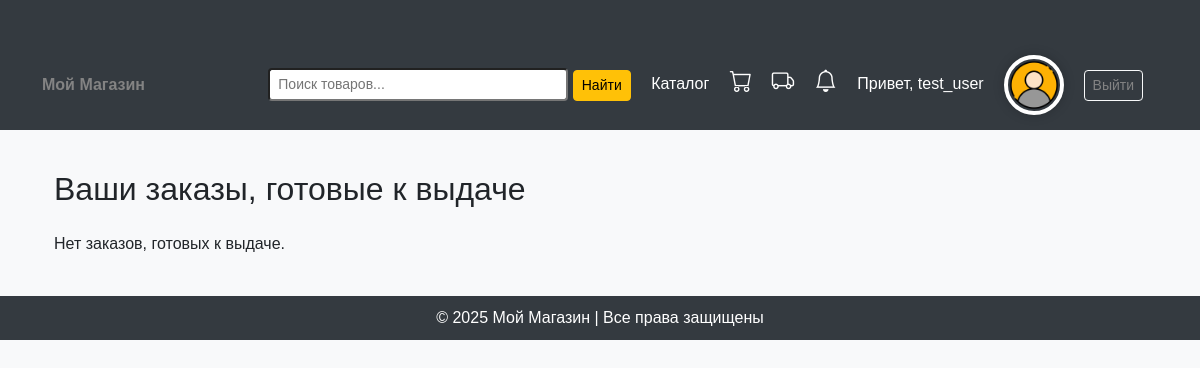
The app's page /accounts/purchases/ (signed in), older data.
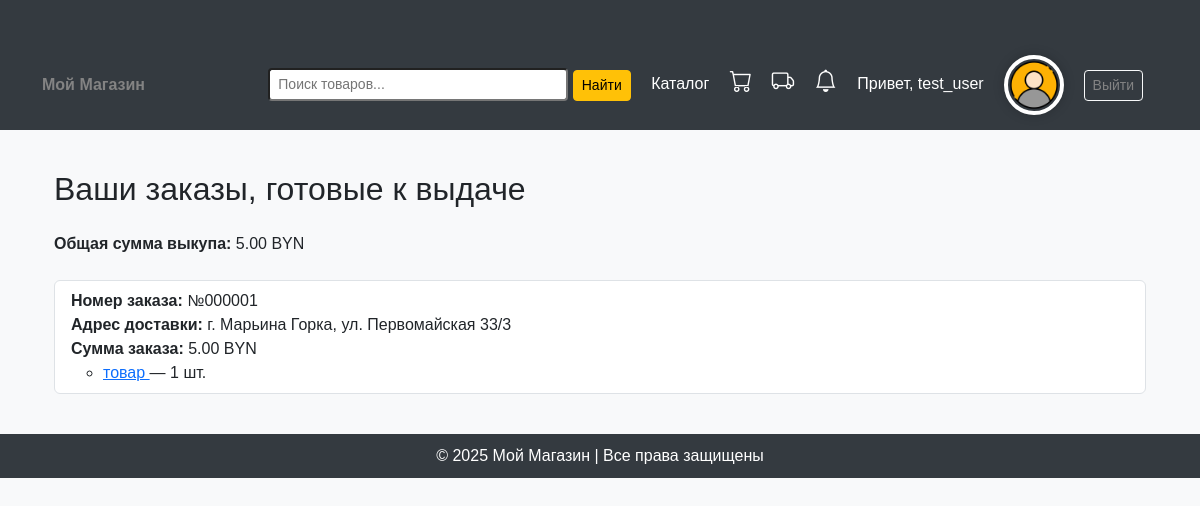
The same page, newer data.
### accounts/models.py (models this page shows, shortened)
class Order(models.Model):
    STATUS_CHOICES = [
        ('placed', 'Оформлен'),
        ('on assembly', 'На сборке'),
        ('on the way', 'В пути'),
        ('ready for pickup', 'Готов к выдаче'),
        ('handed over to the courier', 'Передан курьеру'),
    ]
    order_number = models.CharField(max_length=20, unique=True, blank=True, null=True)  # Новый номер заказа
    user = models.ForeignKey(User, on_delete=models.CASCADE)
    delivery_address = models.TextField()
    products = models.ManyToManyField(Product, through='OrderProduct')
    total_price = models.DecimalField(max_digits=10, decimal_places=2)
    order_date = models.DateTimeField(default=timezone.now)
    card_number = models.CharField(max_length=19)
    card_expiry_date = models.CharField(max_length=5)
    cardholder_name = models.CharField(max_length=100)
    cvv = models.CharField(max_length=3, verbose_name="CVV")
    status = models.CharField(max_length=50, choices=STATUS_CHOICES, default='placed')

class OrderProduct(models.Model):
    order = models.ForeignKey(Order, on_delete=models.CASCADE)
    product = models.ForeignKey(Product, on_delete=models.CASCADE)
    quantity = models.PositiveIntegerField()  # Количество товара

class Product(models.Model):
    name = models.CharField(max_length=255, verbose_name="Название")
    price = models.DecimalField(max_digits=10, decimal_places=2, verbose_name="Цена")
    parameter_1 = models.CharField(max_length=255, blank=True, verbose_name="Параметр 1")
    parameter_2 = models.CharField(max_length=255, blank=True, verbose_name="Параметр 2")
    parameter_3 = models.CharField(max_length=255, blank=True, verbose_name="Параметр 3")
    parameter_4 = models.CharField(max_length=255, blank=True, verbose_name="Параметр 4")
    parameter_5 = models.CharField(max_length=255, blank=True, verbose_name="Параметр 5")
    category = models.ForeignKey(Category, on_delete=models.CASCADE, verbose_name="Категория")
    subcategory = models.ForeignKey(Subcategory, on_delete=models.SET_NULL, blank=True, null=True, verbose_name="Подкатегория")  # <-- Добавили
    sku = models.CharField(max_length=50, unique=True, verbose_name="Артикул", blank=True)
    image = models.ImageField(upload_to="product_images/", blank=True, null=True, verbose_name="Изображение")
    description = models.TextField(blank=True, null=True, verbose_name="Описание")
    stock_quantity = models.PositiveIntegerField(default=0, verbose_name="Количество в наличии")
    average_rating = models.DecimalField(max_digits=3, decimal_places=2, default=0.00)

### accounts/views.py (the view)
# urls.py: path('purchases/', views.purchases_view, name='purchases'),
@login_required
def purchases_view(request):
    orders_ready_for_pickup = Order.objects.filter(status='ready for pickup', user=request.user)
    total_price = sum(order.total_price for order in orders_ready_for_pickup)
    return render(request, 'accounts/purchases.html', {
        'orders': orders_ready_for_pickup,
        'total_price': total_price
    })

### accounts/context_processors.py (called while the page is built)
def notification_counter(request):
    if request.user.is_authenticated:
        count = Notification.objects.filter(user=request.user, is_read=False).count()
        return {'unread_notifications_count': count}
    return {}

### templates/accounts/purchases.html
{% extends 'base.html' %}
{% block content %}
<div class="container mt-4">
    <h2 class="mb-4">Ваши заказы, готовые к выдаче</h2>
    {% if orders %}
        <div class="mb-4">
            <strong>Общая сумма выкупа:</strong> {{ total_price }} BYN
        </div>
        <ul class="list-group">
            {% for order in orders %}
                <li class="list-group-item">
                    <strong>Номер заказа:</strong> {{ order.order_number }}<br>
                    <strong>Адрес доставки:</strong> {{ order.delivery_address }}<br>
                    <strong>Сумма заказа:</strong> {{ order.total_price }} BYN
                    <ul>
                        {% for op in order.orderproduct_set.all %}
                            <li>
                                <a href="{% url 'product_detail' op.product.id %}">
                                    {{ op.product.name }}
                                </a> — {{ op.quantity }} шт.
                            </li>
                        {% endfor %}
                    </ul>
                </li>
            {% endfor %}
        </ul>
    {% else %}
        <p>Нет заказов, готовых к выдаче.</p>
    {% endif %}
</div>
{% endblock %}

Row changes from the older to the newer data that the page shows:
added Order: order_number "№000001", delivery_address "г. Марьина Горка, ул. Первомайская 33/3", total_price "5.00"
added OrderProduct: product.name "товар", quantity "1"
Text that changed along with them:
{{ total_price }}: (not shown) → "5.00"
text no longer shown: "Нет заказов, готовых к выдаче."
text now shown: "Общая сумма выкупа: BYN"
